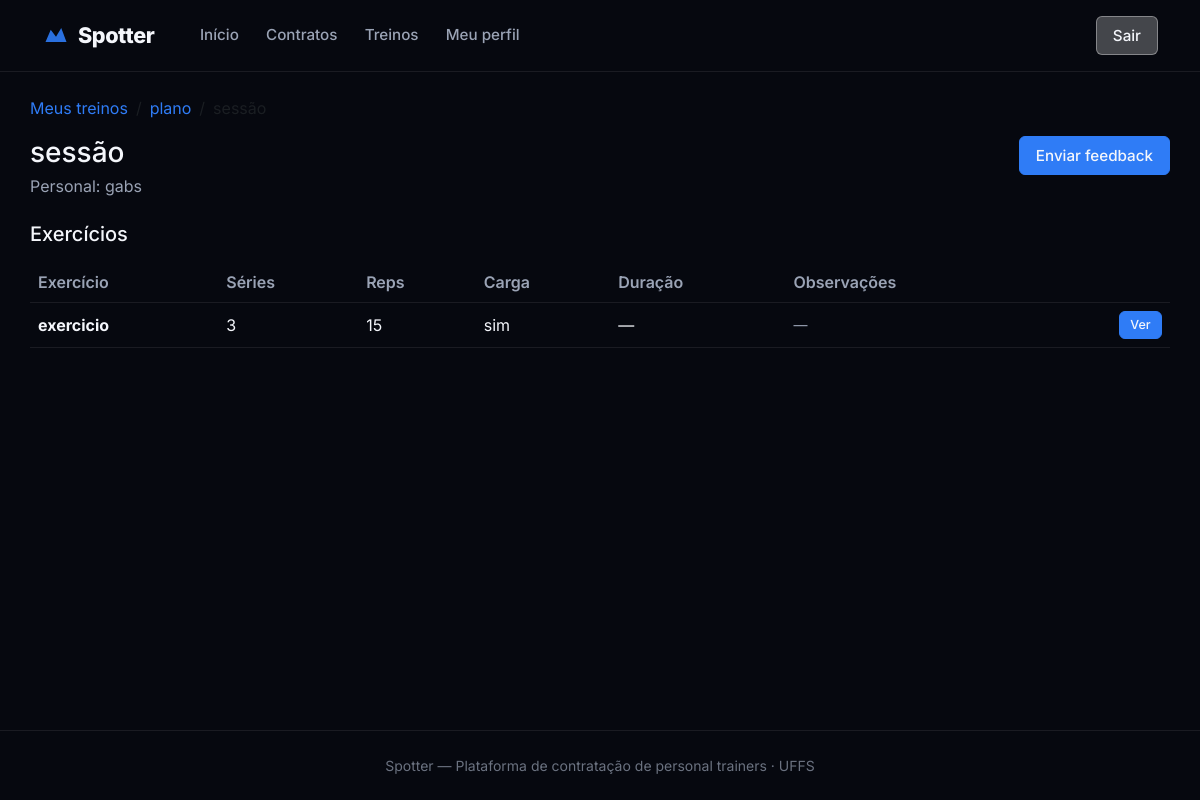
The app's page /aluno/planos/2/sessoes/4/ (signed in) with its own data.
### core/models/plano_treino.py (models this page shows, shortened)
class PlanoTreino(models.Model):
    contrato = models.ForeignKey(
        Contrato,
        on_delete=models.CASCADE,
        related_name="planos",
    )
    codigo = models.PositiveIntegerField(editable=False, default=0)
    nome = models.CharField(max_length=150)
    descricao = models.TextField(blank=True)
    ativo = models.BooleanField(default=True)
    criado_em = models.DateTimeField(auto_now_add=True)
    atualizado_em = models.DateTimeField(auto_now=True)
    objects = PlanoTreinoManager()
    class Meta:
        verbose_name = "Plano de Treino"
        verbose_name_plural = "Planos de Treino"
        ordering = ["-criado_em"]
        unique_together = ("contrato", "codigo")
        app_label = "core"

### core/models/sessao_treino.py (models this page shows, shortened)
class SessaoTreino(models.Model):
    plano = models.ForeignKey(
        PlanoTreino,
        on_delete=models.CASCADE,
        related_name="sessoes",
    )
    codigo = models.PositiveIntegerField(editable=False, default=0)
    nome = models.CharField(max_length=100, help_text="Ex: Treino A – Peito e Tríceps")
    dia_semana = models.CharField(
        max_length=3,
        choices=DIA_SEMANA_CHOICES,
        blank=True,
    )
    ordem = models.PositiveSmallIntegerField(default=1)
    class Meta:
        verbose_name = "Sessão de Treino"
        verbose_name_plural = "Sessões de Treino"
        ordering = ["ordem"]
        unique_together = ("plano", "codigo")
        app_label = "core"

### core/models/contrato.py (models this page shows, shortened)
class Contrato(models.Model):
    STATUS_PENDENTE = "pendente"
    STATUS_ATIVO = "ativo"
    STATUS_ENCERRADO = "encerrado"
    STATUS_RECUSADO = "recusado"
    STATUS_CHOICES = [
        (STATUS_PENDENTE, "Pendente"),
        (STATUS_ATIVO, "Ativo"),
        (STATUS_ENCERRADO, "Encerrado"),
        (STATUS_RECUSADO, "Recusado"),
    ]
    personal = models.ForeignKey(
        PerfilPersonal,
        on_delete=models.PROTECT,
        related_name="contratos",
    )
    aluno = models.ForeignKey(
        PerfilAluno,
        on_delete=models.PROTECT,
        related_name="contratos",
    )
    codigo = models.PositiveIntegerField(editable=False, default=0)
    status = models.CharField(
        max_length=12,
        choices=STATUS_CHOICES,
        default=STATUS_PENDENTE,
    )
    criado_em = models.DateTimeField(auto_now_add=True)
    aceito_em = models.DateTimeField(null=True, blank=True)
    encerrado_em = models.DateTimeField(null=True, blank=True)
    objects = ContratoManager()
    class Meta:
        verbose_name = "Contrato"
        verbose_name_plural = "Contratos"
        unique_together = ("personal", "aluno", "codigo")
        app_label = "core"

### core/models/perfil_personal.py (models this page shows, shortened)
class PerfilPersonal(models.Model):
    usuario = models.OneToOneField(
        Usuario,
        on_delete=models.CASCADE,
        related_name="perfil_personal",
        limit_choices_to={"tipo": Usuario.PERSONAL},
    )
    cref = models.CharField(max_length=20, unique=True)
    especialidades = models.TextField(
        blank=True,
        help_text="Ex: musculação, funcional, pilates",
    )
    bio = models.TextField(blank=True)
    latitude = models.FloatField(null=True, blank=True)
    longitude = models.FloatField(null=True, blank=True)
    avaliacao_media = models.FloatField(
        default=0.0,
        validators=[MinValueValidator(0.0), MaxValueValidator(5.0)],
    )
    objects = PerfilPersonalManager()
    class Meta:
        verbose_name = "Perfil Personal"
        verbose_name_plural = "Perfis Personal"

### core/models/usuario.py (models this page shows, shortened)
class Usuario(AbstractBaseUser, PermissionsMixin):
    ALUNO = "aluno"
    PERSONAL = "personal"
    ADMIN = "admin"
    TIPO_CHOICES = [
        (ALUNO, "Aluno"),
        (PERSONAL, "Personal Trainer"),
        (ADMIN, "Administrador"),
    ]
    nome = models.CharField(max_length=150)
    email = models.EmailField(unique=True)
    tipo = models.CharField(max_length=10, choices=TIPO_CHOICES, default=ALUNO)
    cidade = models.CharField(max_length=100, blank=True)
    estado = models.CharField(max_length=2, blank=True)
    cep = models.CharField(max_length=9, blank=True)
    is_active = models.BooleanField(default=True)
    is_staff = models.BooleanField(default=False)
    criado_em = models.DateTimeField(auto_now_add=True)
    groups = models.ManyToManyField(
        "auth.Group",
        blank=True,
        related_name="usuario_set",
    )
    user_permissions = models.ManyToManyField(
        "auth.Permission",
        blank=True,
        related_name="usuario_set",
    )
    objects = UsuarioManager()
    USERNAME_FIELD = "email"
    REQUIRED_FIELDS = ["nome"]
    class Meta:
        verbose_name = "Usuário"
        verbose_name_plural = "Usuários"
    @property
    def eh_personal(self):
        return self.tipo == self.PERSONAL
    @property
    def eh_aluno(self):
        return self.tipo == self.ALUNO

### core/models/exercicio.py (models this page shows, shortened)
class Exercicio(models.Model):
    sessao = models.ForeignKey(
        SessaoTreino,
        on_delete=models.CASCADE,
        related_name="exercicios",
    )
    codigo = models.PositiveIntegerField(editable=False, default=0)
    nome = models.CharField(max_length=150)
    series = models.PositiveSmallIntegerField(
        validators=[MinValueValidator(1)],
        help_text="Número de séries",
    )
    repeticoes = models.PositiveSmallIntegerField(
        validators=[MinValueValidator(1)],
        help_text="Número de repetições por série",
    )
    carga = models.CharField(
        max_length=50,
        blank=True,
        help_text="Ex: 20kg, peso corporal",
    )
    duracao_seg = models.PositiveIntegerField(
        null=True,
        blank=True,
        help_text="Duração em segundos (para exercícios isométricos/cardio)",
    )
    observacoes = models.TextField(blank=True)
    ordem = models.PositiveSmallIntegerField(default=1)
    class Meta:
        verbose_name = "Exercício"
        verbose_name_plural = "Exercícios"
        ordering = ["ordem"]
        unique_together = ("sessao", "codigo")
        app_label = "core"

### core/views/aluno/exercicios/sessao_detail.py (the view)
class AlunoSessaoDetailView(AlunoRequiredMixin, TemplateView):
    template_name = "core/aluno/sessao_detail.html"
    def get_context_data(self, **kwargs):
        context = super().get_context_data(**kwargs)
        plano = get_plano_do_aluno(self.request.user, self.kwargs["plano_pk"])
        sessao = get_sessao_do_aluno(
            self.request.user,
            self.kwargs["plano_pk"],
            self.kwargs["sessao_pk"],
        )
        context.update({
            "plano": plano,
            "sessao": sessao,
            "exercicios": sessao.exercicios.all(),
        })
        return context

### core/mixins.py (called while the page is built)
    def test_func(self):
        if self.tipo_requerido is None:
            return True
        return getattr(self.request.user, "tipo", None) == self.tipo_requerido

### core/models/plano_treino.py (called while the page is built)
    def por_aluno(self, aluno):
        from .usuario import Usuario
        if isinstance(aluno, Usuario):
            return (
                self.filter(contrato__aluno__usuario=aluno)
                .select_related("contrato__personal__usuario", "contrato__aluno__usuario")
                .order_by("-criado_em")
            )
        return (
            self.filter(contrato__aluno=aluno)
            .select_related("contrato__personal__usuario", "contrato__aluno__usuario")
            .order_by("-criado_em")
        )

    def get_queryset(self):
        return PlanoTreinoQuerySet(self.model, using=self._db)

    def por_aluno(self, aluno):
        return self.get_queryset().por_aluno(aluno)

### core/views/aluno/helpers.py (called while the page is built)
def get_plano_do_aluno(user, plano_pk):
    return get_object_or_404(
        PlanoTreino.objects.por_aluno(user).prefetch_related(
            "sessoes__exercicios",
        ),
        pk=plano_pk,
    )

def get_sessao_do_aluno(user, plano_pk, sessao_pk):
    plano = get_plano_do_aluno(user, plano_pk)
    return get_object_or_404(
        plano.sessoes.prefetch_related("exercicios"),
        pk=sessao_pk,
    )

### core/templates/core/aluno/sessao_detail.html (shortened to what this page needs)
{% extends "core/base.html" %}
{% block content %}
<div class="container py-4">
    <nav aria-label="breadcrumb" class="mb-3">
        <ol class="breadcrumb">
            <li class="breadcrumb-item">
                <a href="{% url 'core:aluno_planos' %}">Meus treinos</a>
            </li>
            <li class="breadcrumb-item">
                <a href="{% url 'core:aluno_plano_detail' plano.pk %}">{{ plano.nome }}</a>
            </li>
            <li class="breadcrumb-item active" aria-current="page">{{ sessao.nome }}</li>
        </ol>
    </nav>
    <div class="d-flex flex-column flex-md-row justify-content-between align-items-start gap-3 mb-4">
        <div>
            <h1 class="h3 mb-1">{{ sessao.nome }}</h1>
            <p class="text-muted mb-0">
                Personal: {{ plano.contrato.personal.usuario.nome }}
            </p>
        </div>
        <a href="{% url 'core:aluno_feedback_sessao' plano.pk sessao.pk %}" class="btn-outline-color btn-outline-blue">
            Enviar feedback
        </a>
    </div>
    <h2 class="h5 mb-3">Exercícios</h2>
    {% if exercicios %}
    <div class="table-responsive">
        <table class="table align-middle">
            <thead>
                <tr>
                    <th>Exercício</th>
                    <th>Séries</th>
                    <th>Reps</th>
                    <th>Carga</th>
                    <th>Duração</th>
                    <th>Observações</th>
                    <th></th>
                </tr>
            </thead>
            <tbody>
                {% for ex in exercicios %}
                <tr>
                    <td><strong>{{ ex.nome }}</strong></td>
                    <td>{{ ex.series }}</td>
                    <td>{{ ex.repeticoes }}</td>
                    <td>{{ ex.carga|default:"—" }}</td>
                    <td>{% if ex.duracao_seg %}{{ ex.duracao_seg }}s{% else %}—{% endif %}</td>
                    <td class="text-muted small">{{ ex.observacoes|default:"—" }}</td>
                    <td class="text-end">
                        <a href="{% url 'core:aluno_exercicio_detail' plano.pk sessao.pk ex.pk %}" class="btn-outline-color btn-outline-blue btn-outline-sm">
                            Ver
                        </a>
                    </td>
                </tr>
                {% endfor %}
            </tbody>
        </table>
    </div>
    {% else %}
    <p class="text-muted">Nenhum exercício cadastrado nesta sessão.</p>
    {% endif %}
</div>
{% endblock %}

### core/static/core/css/main.css (style rules this page uses)
:root { --bg-body: #06080f; --bg-surface: #0f1219; --bg-elevated: #161b26; --bg-glass: rgba(15, 18, 25, 0.82); --border-subtle: rgba(255, 255, 255, 0.08); --text-primary: #f4f6fb; --text-secondary: #9aa3b5; --text-muted: #6b7280; --accent-blue: #2f7cf6; --accent-blue-hover: #1a6ae8; --accent-blue-light: #5b9cff; --accent-red: #e63946; --bg-white-25: rgba(255, 255, 255, 0.25); --bg-white-35: rgba(255, 255, 255, 0.35); --border-white-35: rgba(255, 255, 255, 0.35); --radius-lg: 1.25rem; --radius-xl: 1.75rem; --nav-height: 72px; --shadow-dock: 0 24px 60px rgba(0, 0, 0, 0.55); }
*, *::before, *::after { box-sizing: border-box; }
body.theme-dark { font-family: 'Inter', system-ui, -apple-system, sans-serif; background: var(--bg-body); color: var(--text-primary); min-height: 100vh; }
a { color: var(--accent-blue); text-decoration: none; }
.theme-dark table, .theme-dark table th, .theme-dark table td, .theme-dark table thead th, .theme-dark table tbody td, .theme-dark table tbody tr, .theme-dark table thead, .theme-dark .table { color: var(--text-primary) !important; background-color: transparent !important; border-color: var(--border-subtle) !important; }
.theme-dark table { background-color: var(--bg-surface) !important; }
.theme-dark table th, .theme-dark table td { color: var(--text-primary) !important; }
.theme-dark table thead th { color: var(--text-secondary) !important; font-weight: 600; border-bottom-color: var(--border-subtle) !important; }
.theme-dark table tbody tr { border-color: var(--border-subtle) !important; }
.theme-dark .table { --bs-table-bg: transparent; --bs-table-border-color: var(--border-subtle); }
.theme-dark main > .container { padding: 2.5rem 0 4rem; }
.theme-dark .text-muted { color: var(--text-secondary) !important; }

### core/static/core/css/buttons.css (style rules this page uses)
.btn-outline-color { display: inline-block; text-align: center; text-decoration: none; background: transparent; border-radius: 6px; border-width: 1px; border-style: solid; cursor: pointer; transition: background 0.18s, color 0.18s; line-height: 1.4; font-size: 0.95rem; padding: 0.5rem 1rem; font-weight: 500; }
.btn-outline-sm { font-size: .78rem !important; padding: .28rem .65rem !important; }
.btn-outline-blue { border-color: var(--accent-blue); color: var(--color-white); background: var(--accent-blue); }

### records on screen
PlanoTreino: nome "plano", contrato.personal.usuario.nome "gabs"
SessaoTreino: nome "sessão"
Exercicio: nome "exercicio", series "3", repeticoes "15", carga "sim", observacoes "—"
